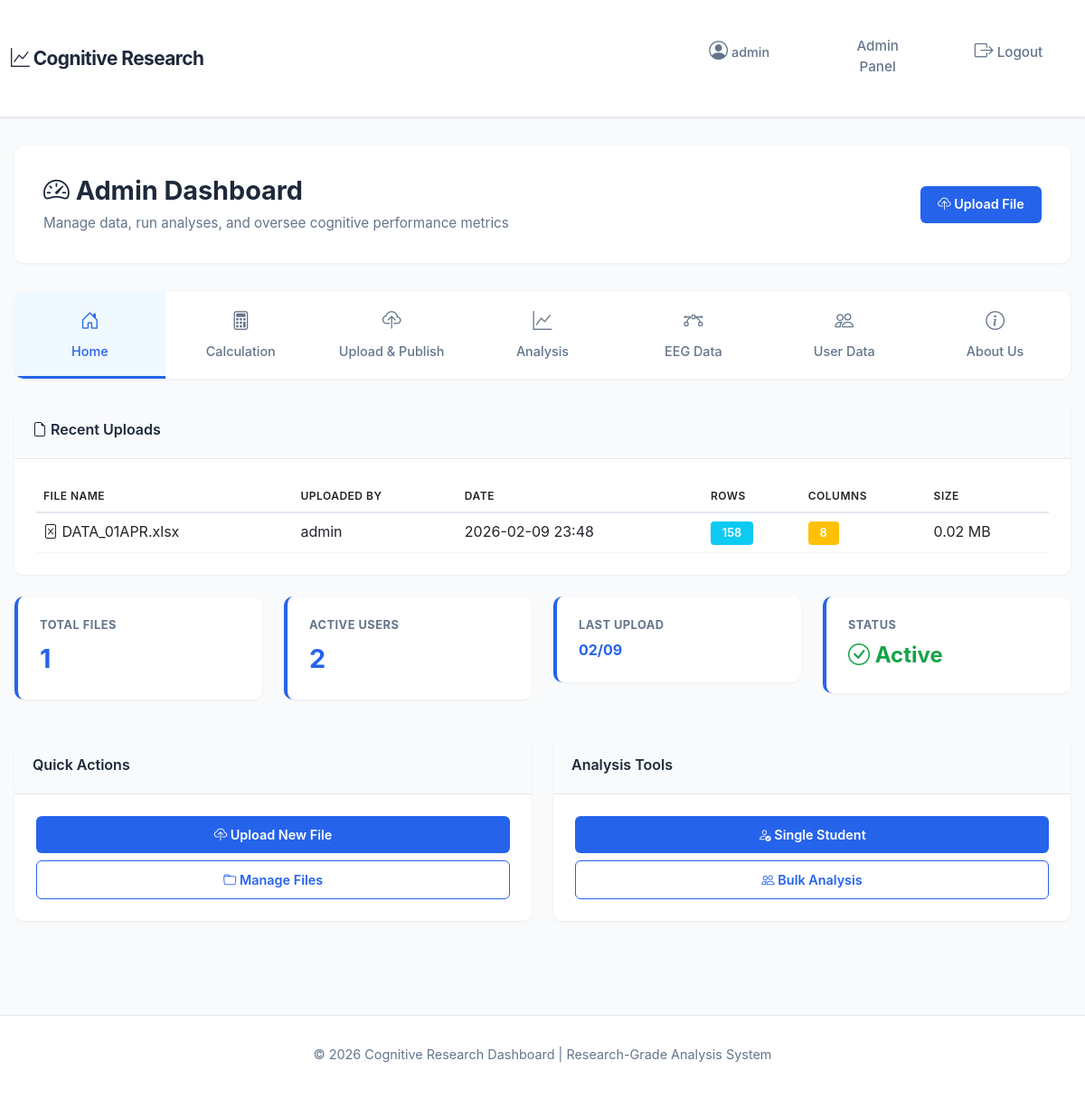
Screenshot of /admin/dashboard (signed in) with the database file from the repository.
### app.py (models this page shows)
class DataFile(db.Model):
    __tablename__ = 'data_files'
    id = db.Column(db.Integer, primary_key=True)
    filename = db.Column(db.String(200), unique=True, nullable=False)
    original_name = db.Column(db.String(200), nullable=False)
    file_path = db.Column(db.String(300), nullable=False)
    uploaded_by = db.Column(db.String(80), nullable=False)
    file_size = db.Column(db.Integer)
    uploaded_at = db.Column(db.DateTime, default=datetime.utcnow)
    is_active = db.Column(db.Boolean, default=True)
    description = db.Column(db.Text)
    rows_count = db.Column(db.Integer)
    columns_count = db.Column(db.Integer)

### app.py (the view)
@app.route('/admin/dashboard')
def admin_dashboard():
    if 'user_id' not in session or session.get('user_type') != 'admin':
        return redirect(url_for('login'))
    admin = Admin.query.get(session['user_id'])
    files_count = DataFile.query.filter_by(is_active=True).count()
    users_count = User.query.filter_by(is_active=True).count()
    recent_files = DataFile.query.filter_by(is_active=True).order_by(DataFile.uploaded_at.desc()).limit(5).all()
    stats = {
        'files': files_count,
        'users': users_count,
        'last_upload': recent_files[0].uploaded_at if recent_files else None
    }
    return render_template('admin/dashboard.html', admin=admin, stats=stats, files=recent_files)

### templates/admin/dashboard.html (shortened to what this page needs)
{% extends "base.html" %}
{% block content %}
<div style="margin-bottom: 2rem;">
    <div class="page-header">
        <div class="row align-items-center">
            <div class="col">
                <h1><i class="bi bi-speedometer2"></i> Admin Dashboard</h1>
                <p>Manage data, run analyses, and oversee cognitive performance metrics</p>
            </div>
            <div class="col-auto">
                <a href="/admin/upload" class="btn btn-primary">
                    <i class="bi bi-cloud-upload"></i> Upload File
                </a>
            </div>
        </div>
    </div>
</div>
<nav class="admin-nav-bar mb-4">
    <div class="nav-container">
        <a href="{{ url_for('admin_dashboard') }}" class="nav-item active" title="Dashboard home">
            <i class="bi bi-house-door"></i>
            <span>Home</span>
        </a>
        <a href="{{ url_for('admin_advanced_calc') }}" class="nav-item" title="Bloom's taxonomy & cognitive metrics">
            <i class="bi bi-calculator"></i>
            <span>Calculation</span>
        </a>
        <a href="{{ url_for('admin_upload') }}" class="nav-item" title="Upload datasets and manage files">
            <i class="bi bi-cloud-upload"></i>
            <span>Upload & Publish</span>
        </a>
        <a href="{{ url_for('admin_analyses') }}" class="nav-item" title="View and manage analyses">
            <i class="bi bi-graph-up"></i>
            <span>Analysis</span>
        </a>
        <a href="{{ url_for('admin_eeg_data') }}" class="nav-item" title="View and manage EEG data">
            <i class="bi bi-bezier"></i>
            <span>EEG Data</span>
        </a>
        <a href="{{ url_for('admin_user_management') }}" class="nav-item" title="Manage user accounts">
            <i class="bi bi-people"></i>
            <span>User Data</span>
        </a>
        <a href="#" class="nav-item" data-bs-toggle="modal" data-bs-target="#aboutModal" title="About this dashboard">
            <i class="bi bi-info-circle"></i>
            <span>About Us</span>
        </a>
    </div>
</nav>
            <div class="card">
                <div class="card-header">
                    <i class="bi bi-file-earmark"></i> Recent Uploads
                </div>
                <div class="card-body">
                    {% if files %}
                    <div class="table-responsive">
                        <table class="table table-hover mb-0">
                            <thead>
                                <tr>
                                    <th>File Name</th>
                                    <th>Uploaded By</th>
                                    <th>Date</th>
                                    <th>Rows</th>
                                    <th>Columns</th>
                                    <th>Size</th>
                                </tr>
                            </thead>
                            <tbody>
                                {% for file in files %}
                                <tr>
                                    <td>
                                        <i class="bi bi-file-excel"></i> {{ file.original_name }}
                                    </td>
                                    <td>{{ file.uploaded_by }}</td>
                                    <td>{{ file.uploaded_at.strftime('%Y-%m-%d %H:%M') }}</td>
                                    <td><span class="badge bg-info">{{ file.rows_count }}</span></td>
                                    <td><span class="badge bg-warning">{{ file.columns_count }}</span></td>
                                    <td>{{ "%.2f"|format(file.file_size / 1024 / 1024) }} MB</td>
                                </tr>
                                {% endfor %}
                            </tbody>
                        </table>
                    </div>
                    {% else %}
                    <div class="alert alert-info mb-0">
                        <i class="bi bi-info-circle"></i> No files uploaded yet. <a href="/admin/upload">Upload your first file</a>
                    </div>
                    {% endif %}
                </div>
            </div>
            <div class="row mt-4 mb-4">
                <div class="col-md-3">
                    <div class="stat-card">
                        <h4>Total Files</h4>
                        <div class="value">{{ stats.files }}</div>
                    </div>
                </div>
                <div class="col-md-3">
                    <div class="stat-card">
                        <h4>Active Users</h4>
                        <div class="value">{{ stats.users }}</div>
                    </div>
                </div>
                <div class="col-md-3">
                    <div class="stat-card">
                        <h4>Last Upload</h4>
                        <div class="value" style="font-size: 1rem;">
                            {% if stats.last_upload %}
                                {{ stats.last_upload.strftime('%m/%d') }}
                            {% else %}
                                No uploads
                            {% endif %}
                        </div>
                    </div>
                </div>
                <div class="col-md-3">
                    <div class="stat-card">
                        <h4>Status</h4>
                        <div class="value" style="color: #16a34a; font-size: 1.5rem;">
                            <i class="bi bi-check-circle"></i> Active
                        </div>
                    </div>
                </div>
            </div>
            <div class="row">
                <div class="col-md-6">
                    <div class="card">
                        <div class="card-header">Quick Actions</div>
                        <div class="card-body">
                            <a href="/admin/upload" class="btn btn-primary w-100 mb-2">
                                <i class="bi bi-cloud-upload"></i> Upload New File
                            </a>
                            <a href="/admin/data-manager" class="btn btn-outline-primary w-100">
                                <i class="bi bi-folder"></i> Manage Files
                            </a>
                        </div>
                    </div>
                </div>
                <div class="col-md-6">
                    <div class="card">
                        <div class="card-header">Analysis Tools</div>
                        <div class="card-body">
                            <a href="/admin/single-analysis" class="btn btn-primary w-100 mb-2">
                                <i class="bi bi-person-check"></i> Single Student
                            </a>
                            <a href="/admin/bulk-analysis" class="btn btn-outline-primary w-100">
                                <i class="bi bi-people"></i> Bulk Analysis
                            </a>
                        </div>
                    </div>
                </div>
            </div>
        </div>
{% endblock %}

### templates/base.html (style rules this page uses)
:root { --primary: #2563eb; --secondary: #1e40af; --success: #059669; --danger: #dc2626; --warning: #d97706; --info: #0891b2; --light: #f8fafc; --lighter: #f1f5f9; --dark: #1e293b; }
* { margin: 0; padding: 0; box-sizing: border-box; }
body { font-family: 'Inter', 'Segoe UI', Tahoma, Geneva, Verdana, sans-serif; background-color: #f8fafc; color: #1e293b; }
.page-header { background: white; padding: 2rem; border-radius: 10px; margin-bottom: 2rem; box-shadow: 0 1px 3px rgba(0, 0, 0, 0.06); }
.page-header h1 { font-size: 1.8rem; font-weight: 700; color: var(--dark); margin-bottom: 0.5rem; }
.page-header p { color: #64748b; margin: 0; font-size: 0.95rem; }
.card { border: none; border-radius: 10px; box-shadow: 0 1px 3px rgba(0, 0, 0, 0.06); transition: all 0.3s ease; overflow: hidden; margin-bottom: 1.5rem; }
.card-header { background: #f8fafc; border-bottom: 1px solid #e2e8f0; padding: 1.25rem; font-weight: 600; color: var(--dark); font-size: 1rem; }
.card-body { padding: 1.5rem; }
.btn { border-radius: 6px; font-weight: 600; padding: 0.6rem 1.2rem; font-size: 0.9rem; transition: all 0.3s ease; border: none; }
.btn-primary { background: var(--primary); color: white; }
.btn-outline-primary { border: 1px solid var(--primary); color: var(--primary); }
.badge { padding: 0.4rem 0.8rem; border-radius: 4px; font-weight: 600; font-size: 0.8rem; }
.stat-card { background: white; padding: 1.5rem; border-radius: 10px; border-left: 4px solid var(--primary); box-shadow: 0 1px 3px rgba(0, 0, 0, 0.06); margin-bottom: 1rem; }
.stat-card h4 { color: #64748b; font-size: 0.8rem; font-weight: 700; text-transform: uppercase; letter-spacing: 0.5px; margin-bottom: 0.5rem; }
.stat-card .value { font-size: 1.8rem; font-weight: 700; color: var(--primary); }
.table { margin-bottom: 0; }
thead { background: #f8fafc; border-bottom: 2px solid #e2e8f0; }
thead th { font-weight: 600; text-transform: uppercase; font-size: 0.75rem; letter-spacing: 0.5px; color: #475569; padding: 1rem; border: none; }
tbody tr { border-bottom: 1px solid #f1f5f9; }

### templates/admin/dashboard.html (style rules this page uses)
.admin-nav-bar { background: white; border-radius: 10px; box-shadow: 0 1px 3px rgba(0, 0, 0, 0.06); padding: 0; overflow: hidden; }
.nav-container { display: flex; width: 100%; flex-wrap: wrap; align-items: center; }
.nav-item { flex: 1; min-width: 140px; padding: 1rem; text-decoration: none; color: #64748b; border-bottom: 3px solid transparent; transition: all 0.3s ease; display: flex; flex-direction: column; align-items: center; gap: 0.5rem; font-weight: 500; text-align: center; cursor: pointer; }
.nav-item.active { color: #2563eb; border-bottom-color: #2563eb; background-color: #f0f9ff; }
.nav-item i { font-size: 1.3rem; }
.nav-item span { font-size: 0.9rem; white-space: nowrap; }

### rows the page displays
DataFile: original_name "DATA_01APR.xlsx", uploaded_by "admin", uploaded_at "2026-02-09 23:48", rows_count "158", columns_count "8", file.file_size/1024/1024 "0.02", last_upload "02/09"

### other values shown
{{ session.username }} "admin"
{{ stats.files }} "1"
{{ stats.users }} "2"
